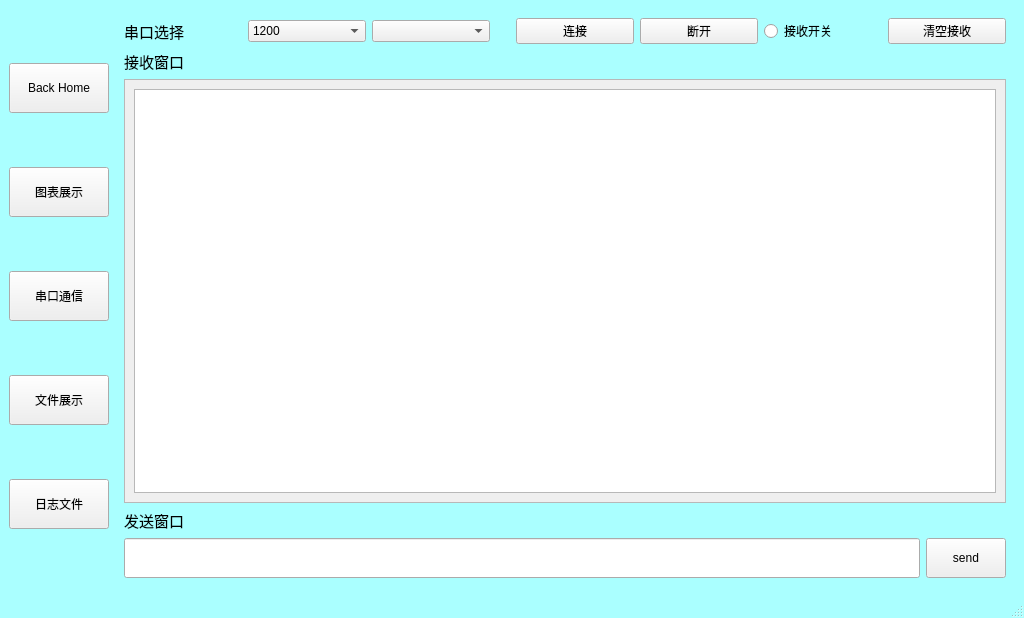
<?xml version="1.0" encoding="UTF-8"?>
<ui version="4.0">
 <class>MainWindow</class>
 <widget class="QMainWindow" name="MainWindow">
  <property name="geometry">
   <rect>
    <x>0</x>
    <y>0</y>
    <width>1024</width>
    <height>600</height>
   </rect>
  </property>
  <property name="maximumSize">
   <size>
    <width>1024</width>
    <height>600</height>
   </size>
  </property>
  <property name="windowTitle">
   <string>MainWindow</string>
  </property>
  <property name="styleSheet">
   <string notr="true">QMainWindow{
	background-color: rgb(170, 255, 255);

	

}</string>
  </property>
  <widget class="QWidget" name="centralwidget">
   <layout class="QGridLayout" name="gridLayout_4">
    <item row="0" column="0">
     <layout class="QVBoxLayout" name="verticalLayout">
      <property name="spacing">
       <number>0</number>
      </property>
      <item>
       <widget class="QPushButton" name="BackHome">
        <property name="minimumSize">
         <size>
          <width>100</width>
          <height>50</height>
         </size>
        </property>
        <property name="maximumSize">
         <size>
          <width>100</width>
          <height>50</height>
         </size>
        </property>
        <property name="text">
         <string>Back Home</string>
        </property>
       </widget>
      </item>
      <item>
       <widget class="QPushButton" name="chart">
        <property name="minimumSize">
         <size>
          <width>100</width>
          <height>50</height>
         </size>
        </property>
        <property name="maximumSize">
         <size>
          <width>100</width>
          <height>50</height>
         </size>
        </property>
        <property name="text">
         <string>图表展示</string>
        </property>
       </widget>
      </item>
      <item>
       <widget class="QPushButton" name="serial">
        <property name="minimumSize">
         <size>
          <width>100</width>
          <height>50</height>
         </size>
        </property>
        <property name="maximumSize">
         <size>
          <width>100</width>
          <height>50</height>
         </size>
        </property>
        <property name="text">
         <string>串口通信</string>
        </property>
       </widget>
      </item>
      <item>
       <widget class="QPushButton" name="Data">
        <property name="minimumSize">
         <size>
          <width>100</width>
          <height>50</height>
         </size>
        </property>
        <property name="maximumSize">
         <size>
          <width>100</width>
          <height>50</height>
         </size>
        </property>
        <property name="text">
         <string>文件展示</string>
        </property>
       </widget>
      </item>
      <item>
       <widget class="QPushButton" name="Log">
        <property name="minimumSize">
         <size>
          <width>100</width>
          <height>50</height>
         </size>
        </property>
        <property name="maximumSize">
         <size>
          <width>100</width>
          <height>50</height>
         </size>
        </property>
        <property name="text">
         <string>日志文件</string>
        </property>
       </widget>
      </item>
     </layout>
    </item>
    <item row="0" column="1">
     <widget class="QStackedWidget" name="stackedWidget">
      <property name="maximumSize">
       <size>
        <width>1024</width>
        <height>600</height>
       </size>
      </property>
      <property name="styleSheet">
       <string notr="true">QWidget{

	//background-image: url(:/img/C:/Users/dell/Pictures/Uplay/新西兰的萨瑟兰瀑布和奎尔湖.jpg);

}</string>
      </property>
      <property name="currentIndex">
       <number>2</number>
      </property>
      <widget class="QWidget" name="first_page"/>
      <widget class="QWidget" name="chart_2">
       <layout class="QGridLayout" name="gridLayout">
        <item row="0" column="0">
         <layout class="QHBoxLayout" name="horizontalLayout">
          <property name="spacing">
           <number>30</number>
          </property>
          <item>
           <widget class="QRadioButton" name="c1">
            <property name="minimumSize">
             <size>
              <width>80</width>
              <height>24</height>
             </size>
            </property>
            <property name="maximumSize">
             <size>
              <width>80</width>
              <height>24</height>
             </size>
            </property>
            <property name="text">
             <string>chart 1</string>
            </property>
            <property name="autoExclusive">
             <bool>false</bool>
            </property>
           </widget>
          </item>
          <item>
           <widget class="QRadioButton" name="c2">
            <property name="minimumSize">
             <size>
              <width>80</width>
              <height>24</height>
             </size>
            </property>
            <property name="maximumSize">
             <size>
              <width>80</width>
              <height>24</height>
             </size>
            </property>
            <property name="text">
             <string>chart 2</string>
            </property>
            <property name="autoExclusive">
             <bool>false</bool>
            </property>
           </widget>
          </item>
          <item>
           <widget class="QRadioButton" name="c3">
            <property name="minimumSize">
             <size>
              <width>80</width>
              <height>24</height>
             </size>
            </property>
            <property name="maximumSize">
             <size>
              <width>80</width>
              <height>24</height>
             </size>
            </property>
            <property name="text">
             <string>chart 3</string>
            </property>
            <property name="autoExclusive">
             <bool>false</bool>
            </property>
           </widget>
          </item>
          <item>
           <widget class="QRadioButton" name="c4">
            <property name="minimumSize">
             <size>
              <width>80</width>
              <height>24</height>
             </size>
            </property>
            <property name="maximumSize">
             <size>
              <width>80</width>
              <height>24</height>
             </size>
            </property>
            <property name="text">
             <string>chart 4</string>
            </property>
            <property name="autoExclusive">
             <bool>false</bool>
            </property>
           </widget>
          </item>
          <item>
           <widget class="QRadioButton" name="c5">
            <property name="minimumSize">
             <size>
              <width>80</width>
              <height>24</height>
             </size>
            </property>
            <property name="maximumSize">
             <size>
              <width>80</width>
              <height>24</height>
             </size>
            </property>
            <property name="text">
             <string>chart 5</string>
            </property>
            <property name="autoExclusive">
             <bool>false</bool>
            </property>
           </widget>
          </item>
          <item>
           <widget class="QRadioButton" name="c6">
            <property name="minimumSize">
             <size>
              <width>80</width>
              <height>24</height>
             </size>
            </property>
            <property name="maximumSize">
             <size>
              <width>80</width>
              <height>24</height>
             </size>
            </property>
            <property name="text">
             <string>chart 6</string>
            </property>
            <property name="autoExclusive">
             <bool>false</bool>
            </property>
           </widget>
          </item>
         </layout>
        </item>
        <item row="1" column="0">
         <widget class="QChartView" name="chart_view">
          <property name="sizePolicy">
           <sizepolicy hsizetype="Expanding" vsizetype="Expanding">
            <horstretch>0</horstretch>
            <verstretch>0</verstretch>
           </sizepolicy>
          </property>
         </widget>
        </item>
       </layout>
      </widget>
      <widget class="QWidget" name="serial_2">
       <layout class="QGridLayout" name="gridLayout_2">
        <item row="0" column="0">
         <layout class="QHBoxLayout" name="horizontalLayout_2">
          <property name="spacing">
           <number>6</number>
          </property>
          <item>
           <widget class="QLabel" name="label">
            <property name="font">
             <font>
              <pointsize>11</pointsize>
             </font>
            </property>
            <property name="text">
             <string>串口选择</string>
            </property>
           </widget>
          </item>
          <item>
           <widget class="QComboBox" name="baudSelect">
            <item>
             <property name="text">
              <string>1200</string>
             </property>
            </item>
            <item>
             <property name="text">
              <string>2400</string>
             </property>
            </item>
            <item>
             <property name="text">
              <string>4800</string>
             </property>
            </item>
            <item>
             <property name="text">
              <string>9600</string>
             </property>
            </item>
            <item>
             <property name="text">
              <string>19200</string>
             </property>
            </item>
            <item>
             <property name="text">
              <string>38400</string>
             </property>
            </item>
            <item>
             <property name="text">
              <string>57600</string>
             </property>
            </item>
            <item>
             <property name="text">
              <string>115200</string>
             </property>
            </item>
           </widget>
          </item>
          <item>
           <widget class="QComboBox" name="serialSelect"/>
          </item>
          <item>
           <spacer name="verticalSpacer_4">
            <property name="orientation">
             <enum>Qt::Vertical</enum>
            </property>
            <property name="sizeType">
             <enum>QSizePolicy::Ignored</enum>
            </property>
            <property name="sizeHint" stdset="0">
             <size>
              <width>20</width>
              <height>17</height>
             </size>
            </property>
           </spacer>
          </item>
          <item>
           <widget class="QPushButton" name="Link">
            <property name="text">
             <string>连接</string>
            </property>
           </widget>
          </item>
          <item>
           <widget class="QPushButton" name="CutLink">
            <property name="text">
             <string>断开</string>
            </property>
           </widget>
          </item>
          <item>
           <widget class="QRadioButton" name="TextReceive">
            <property name="text">
             <string>接收开关</string>
            </property>
           </widget>
          </item>
          <item>
           <widget class="QPushButton" name="TextClear">
            <property name="text">
             <string>清空接收</string>
            </property>
           </widget>
          </item>
         </layout>
        </item>
        <item row="1" column="0">
         <widget class="QLabel" name="label_3">
          <property name="font">
           <font>
            <pointsize>11</pointsize>
           </font>
          </property>
          <property name="text">
           <string>接收窗口</string>
          </property>
         </widget>
        </item>
        <item row="2" column="0">
         <widget class="QScrollArea" name="scrollArea">
          <property name="widgetResizable">
           <bool>true</bool>
          </property>
          <widget class="QWidget" name="scrollAreaWidgetContents">
           <property name="geometry">
            <rect>
             <x>0</x>
             <y>0</y>
             <width>878</width>
             <height>367</height>
            </rect>
           </property>
           <layout class="QGridLayout" name="gridLayout_3">
            <item row="0" column="0">
             <widget class="QPlainTextEdit" name="ReceiveView">
              <property name="sizePolicy">
               <sizepolicy hsizetype="Expanding" vsizetype="Expanding">
                <horstretch>0</horstretch>
                <verstretch>0</verstretch>
               </sizepolicy>
              </property>
             </widget>
            </item>
           </layout>
          </widget>
         </widget>
        </item>
        <item row="3" column="0">
         <widget class="QLabel" name="label_2">
          <property name="font">
           <font>
            <pointsize>11</pointsize>
           </font>
          </property>
          <property name="text">
           <string>发送窗口</string>
          </property>
         </widget>
        </item>
        <item row="4" column="0">
         <layout class="QHBoxLayout" name="horizontalLayout_3">
          <item>
           <widget class="QLineEdit" name="SendView">
            <property name="minimumSize">
             <size>
              <width>0</width>
              <height>40</height>
             </size>
            </property>
           </widget>
          </item>
          <item>
           <widget class="QPushButton" name="SendText">
            <property name="minimumSize">
             <size>
              <width>40</width>
              <height>40</height>
             </size>
            </property>
            <property name="text">
             <string>send</string>
            </property>
           </widget>
          </item>
         </layout>
        </item>
       </layout>
      </widget>
      <widget class="QWidget" name="data">
       <layout class="QGridLayout" name="gridLayout_5">
        <item row="0" column="0">
         <layout class="QHBoxLayout" name="horizontalLayout_4">
          <property name="spacing">
           <number>20</number>
          </property>
          <item>
           <widget class="QListWidget" name="DataListView">
            <property name="minimumSize">
             <size>
              <width>300</width>
              <height>560</height>
             </size>
            </property>
           </widget>
          </item>
          <item>
           <layout class="QVBoxLayout" name="verticalLayout_2">
            <property name="spacing">
             <number>0</number>
            </property>
            <item>
             <widget class="QPushButton" name="openFile">
              <property name="text">
               <string>打开文件夹</string>
              </property>
             </widget>
            </item>
            <item>
             <widget class="QPushButton" name="clearFile">
              <property name="text">
               <string>清空列表</string>
              </property>
             </widget>
            </item>
           </layout>
          </item>
         </layout>
        </item>
       </layout>
      </widget>
      <widget class="QWidget" name="LogWidget">
       <layout class="QGridLayout" name="gridLayout_7">
        <item row="0" column="0">
         <widget class="QScrollArea" name="scrollArea_2">
          <property name="widgetResizable">
           <bool>true</bool>
          </property>
          <widget class="QWidget" name="scrollAreaWidgetContents_2">
           <property name="geometry">
            <rect>
             <x>0</x>
             <y>0</y>
             <width>878</width>
             <height>512</height>
            </rect>
           </property>
           <layout class="QGridLayout" name="gridLayout_6">
            <item row="0" column="0">
             <widget class="QTextEdit" name="debugEdit"/>
            </item>
           </layout>
          </widget>
         </widget>
        </item>
       </layout>
      </widget>
     </widget>
    </item>
   </layout>
  </widget>
  <widget class="QMenuBar" name="menubar">
   <property name="geometry">
    <rect>
     <x>0</x>
     <y>0</y>
     <width>1024</width>
     <height>28</height>
    </rect>
   </property>
  </widget>
  <widget class="QStatusBar" name="statusbar"/>
 </widget>
 <customwidgets>
  <customwidget>
   <class>QChartView</class>
   <extends>QGraphicsView</extends>
   <header>qchartview.h</header>
  </customwidget>
 </customwidgets>
 <resources/>
 <connections/>
</ui>
